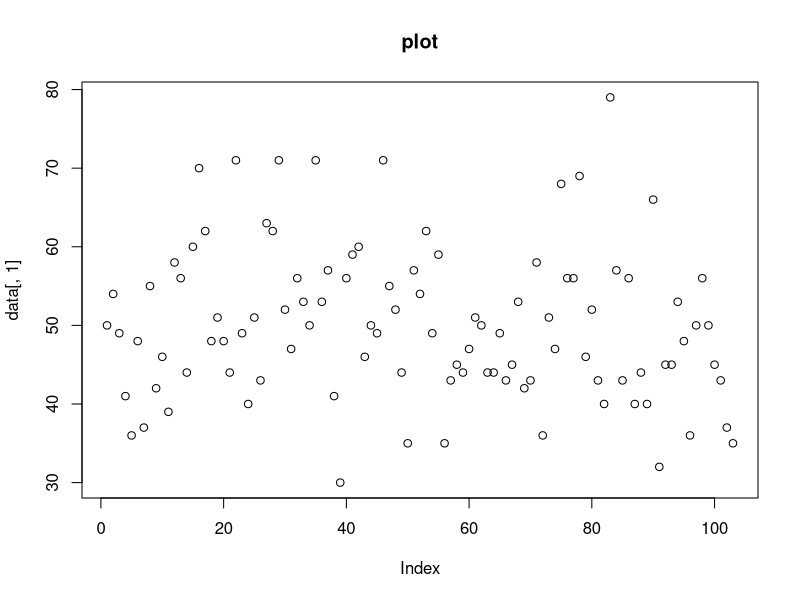
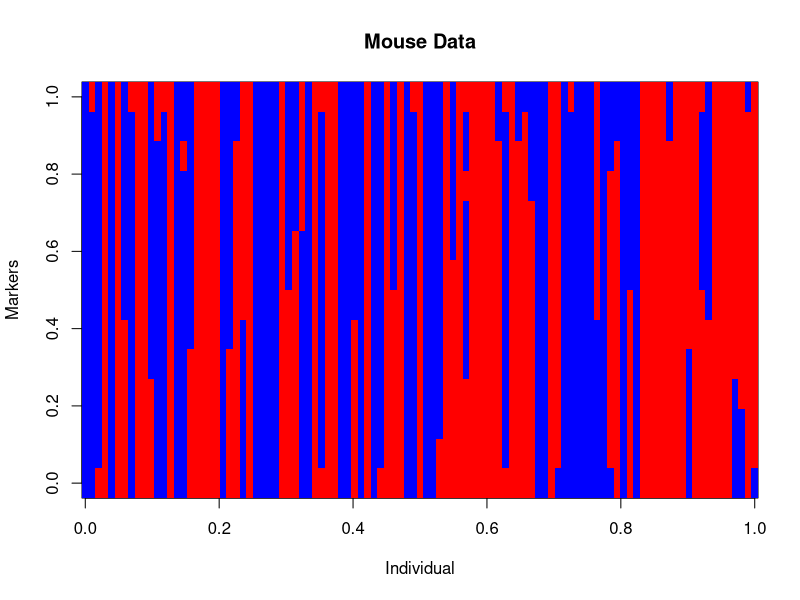
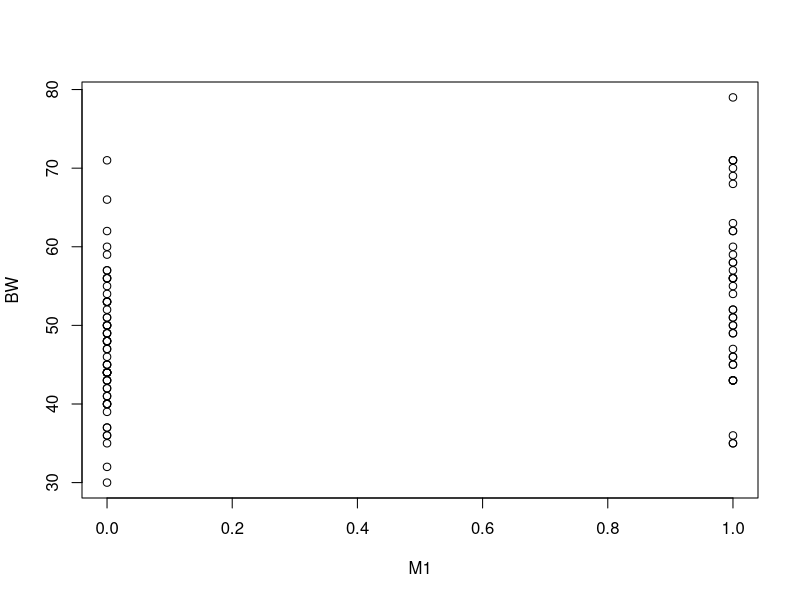

Recreate these plots in R, in order.
## ---- chunk 1
knitr::opts_chunk$set(echo = TRUE)
## ---- chunk 2
summary(cars)
## ---- chunk 3
data<-read.csv("mouse.csv")
data<-data[-1,]
plot(data[,1],main = "plot")
image(as.matrix(data[,2:15]),col=c("red","blue"),main="Mouse Data",ylab="Markers",xlab="Individual")
reg1<-lm(BW~M1,data=data);reg1
summary(reg1)
plot(BW~M1,data=data)

## ---- chunk 4
for(i in 2:15){
  print(table(data[,i]))
}

i<-2
while(i<15){
  print(table(data[,i]))
  i<-i+1
}
